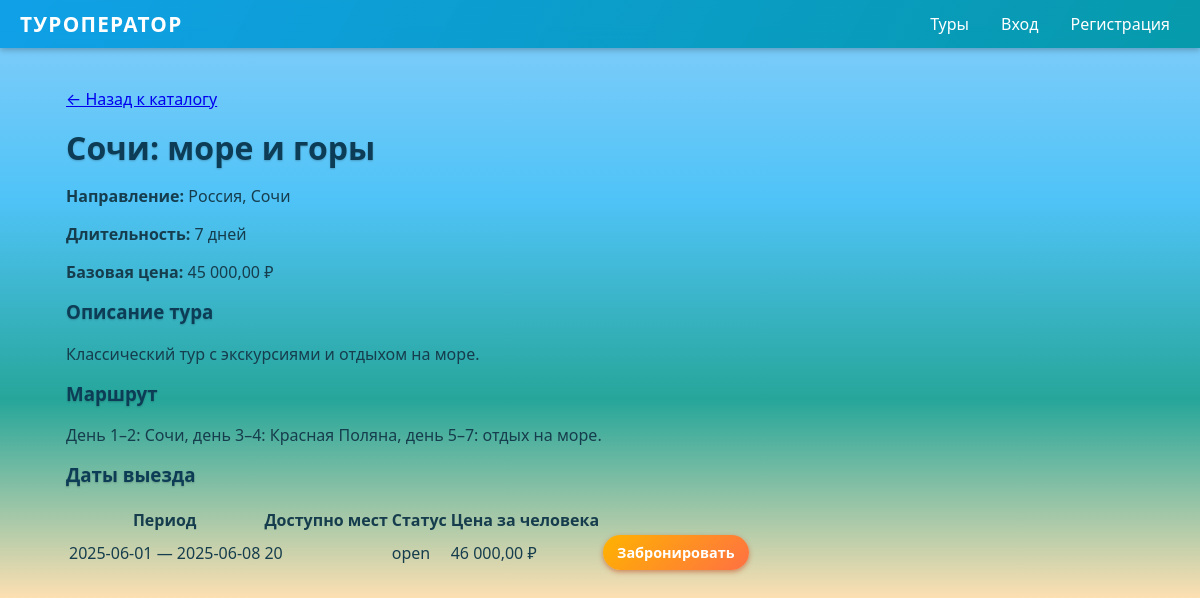
/tour.php?id=1, run on the app's committed database.
### tables this page shows
CREATE TABLE `tour_package` (
  `id` bigint(20) UNSIGNED NOT NULL,
  `destination_id` int(10) UNSIGNED NOT NULL,
  `title` varchar(200) NOT NULL,
  `description` text DEFAULT NULL,
  `route_description` text DEFAULT NULL,
  `duration_days` int(10) UNSIGNED NOT NULL,
  `base_price` decimal(12,2) NOT NULL,
  `is_active` tinyint(1) NOT NULL DEFAULT 1,
  `created_at` timestamp NOT NULL DEFAULT current_timestamp(),
  `updated_at` timestamp NULL DEFAULT NULL ON UPDATE current_timestamp()
);

CREATE TABLE `destination` (
  `id` int(10) UNSIGNED NOT NULL,
  `country` varchar(100) NOT NULL,
  `city` varchar(100) NOT NULL,
  `description` text DEFAULT NULL
);

CREATE TABLE `tour_date` (
  `id` bigint(20) UNSIGNED NOT NULL,
  `tour_id` bigint(20) UNSIGNED NOT NULL,
  `start_date` date NOT NULL,
  `end_date` date NOT NULL,
  `available_seats` int(10) UNSIGNED NOT NULL,
  `price_per_person` decimal(12,2) NOT NULL,
  `status` enum('open','closed','cancelled') NOT NULL DEFAULT 'open'
);

### auth.php (called while the page is built, shortened)
<?php
function current_user(): ?array {
    return $_SESSION['user'] ?? null;
}

### tour.php (the view, shortened to what this page needs)
<?php
require 'db.php';
require 'auth.php';
$tourId = isset($_GET['id']) ? (int)$_GET['id'] : 0;
$stmt = $mysqli->prepare("
    SELECT t.id, t.title, t.description, t.route_description,
           t.duration_days, t.base_price,
           d.country, d.city
    FROM tour_package t
    JOIN destination d ON d.id = t.destination_id
    WHERE t.id = ?
");
$stmt->bind_param('i', $tourId);
$stmt->execute();
$tour = $stmt->get_result()->fetch_assoc();
$stmt = $mysqli->prepare("
    SELECT id, start_date, end_date, available_seats, price_per_person, status
    FROM tour_date
    WHERE tour_id = ?
    ORDER BY start_date
");
$stmt->bind_param('i', $tourId);
$stmt->execute();
$dates = $stmt->get_result();
?>
<!doctype html>
<html lang="ru">
<head>
    <link rel="stylesheet" href="css/style.css">
</head>
<body>
<?php include 'header.php'; ?>
<main class="container" role="main">
    <p><a href="index.php">&larr; Назад к каталогу</a></p>
    <h1><?= htmlspecialchars($tour['title']) ?></h1>
    <p><strong>Направление:</strong> <?= htmlspecialchars($tour['country']) ?>, <?= htmlspecialchars($tour['city']) ?></p>
    <p><strong>Длительность:</strong> <?= (int)$tour['duration_days'] ?> дней</p>
    <p><strong>Базовая цена:</strong> <?= number_format($tour['base_price'], 2, ',', ' ') ?> ₽</p>
    <?php if (!empty($tour['description'])): ?>
        <h3>Описание тура</h3>
        <p><?= nl2br(htmlspecialchars($tour['description'])) ?></p>
    <?php endif; ?>
    <?php if (!empty($tour['route_description'])): ?>
        <h3>Маршрут</h3>
        <p><?= nl2br(htmlspecialchars($tour['route_description'])) ?></p>
    <?php endif; ?>
    <h3>Даты выезда</h3>
    <?php if ($dates->num_rows === 0): ?>
        <p>Для этого тура пока нет дат.</p>
    <?php else: ?>
        <table>
            <tr>
                <th>Период</th>
                <th>Доступно мест</th>
                <th>Статус</th>
                <th>Цена за человека</th>
                <th></th>
            </tr>
            <?php while ($d = $dates->fetch_assoc()): ?>
                <tr>
                    <td><?= htmlspecialchars($d['start_date']) ?> — <?= htmlspecialchars($d['end_date']) ?></td>
                    <td><?= (int)$d['available_seats'] ?></td>
                    <td><?= htmlspecialchars($d['status']) ?></td>
                    <td><?= number_format($d['price_per_person'], 2, ',', ' ') ?> ₽</td>
                    <td>
                        <?php if ($d['status'] === 'open'): ?>
                            <a class="btn" href="book.php?date_id=<?= (int)$d['id'] ?>">Забронировать</a>
                        <?php else: ?>
                            недоступно
                        <?php endif; ?>
                    </td>
                </tr>
            <?php endwhile; ?>
        </table>
    <?php endif; ?>
</main>
</body>
</html>

### header.php
<?php
require_once 'auth.php';
$user = current_user();
?>
<header class="site-header">
    <nav class="nav">
        <a href="index.php" class="logo">Туроператор</a>
        <ul class="nav-list">
            <li><a href="index.php">Туры</a></li>
            <?php if ($user): ?>
                <li><a href="my_orders.php">Мои заявки</a></li>
                <?php if (in_array($user['role_code'], ['manager','admin'], true)): ?>
                    <li><a href="manager_panel.php">Заявки клиентов</a></li>
                <?php endif; ?>
                <?php if ($user['role_code'] === 'admin'): ?>
                    <li><a href="admin_panel.php">Админ-панель</a></li>
                <?php endif; ?>
                <li class="nav-user">
                    <?= htmlspecialchars($user['full_name']) ?>
                    (<?= htmlspecialchars($user['role_code']) ?>)
                </li>
                <li><a href="logout.php" class="js-confirm">Выход</a></li>
            <?php else: ?>
                <li><a href="login.php">Вход</a></li>
                <li><a href="register.php">Регистрация</a></li>
            <?php endif; ?>
        </ul>
    </nav>
</header>

### css/style.css (style rules this page uses)
* { box-sizing: border-box; }
body { margin: 0; font-family: system-ui, -apple-system, BlinkMacSystemFont, "Segoe UI", Arial, sans-serif; color: #163d4d; background: linear-gradient(to bottom, #87CEFA 0%, #4fc3f7 25%, #26a69a 50%, #ffe0b2 75%, #ffcc80 100% ); background-attachment: fixed; }
.container { max-width: 1100px; margin: 0 auto; padding: 24px 16px 40px; }
h1, h2, h3 { color: #0d3d56; text-shadow: 0 1px 2px rgba(0,0,0,0.2); margin-top: 0; }
h1 { font-size: 2rem; margin-bottom: 0.5rem; }
.site-header { position: sticky; top: 0; z-index: 100; backdrop-filter: blur(8px); background: linear-gradient(120deg, rgba(3,155,229,0.9), rgba(0,151,167,0.95)); box-shadow: 0 2px 6px rgba(0,0,0,0.25); color: #fff; padding: 10px 20px; }
.nav { display: flex; align-items: center; justify-content: space-between; }
.logo { font-weight: 800; color: #fff; text-decoration: none; font-size: 1.3rem; letter-spacing: 0.06em; text-transform: uppercase; }
.nav-list { list-style: none; margin: 0; padding: 0; display: flex; gap: 12px; align-items: center; flex-wrap: wrap; }
.nav-list a { color: #fff; text-decoration: none; font-weight: 500; padding: 6px 10px; border-radius: 999px; transition: background 0.2s ease, transform 0.1s ease; }
.btn, button { display: inline-block; padding: 8px 14px; border-radius: 999px; border: none; cursor: pointer; text-decoration: none; font-size: 0.9rem; font-weight: 600; font-family: inherit; background: linear-gradient(135deg, #ffb300, #ff7043); color: #fff; box-shadow: 0 2px 5px rgba(191, 54, 12, 0.5); transition: transform 0.1s ease, box-shadow 0.1s ease, filter 0.1s ease; }

### data on the page
tour_package: title "Сочи: море и горы", destination.country "Россия", destination.city "Сочи", duration_days "7", base_price "45 000,00", description "Классический тур с экскурсиями и отдыхом на море.", route_description "День 1–2: Сочи, день 3–4: Красная Поляна, день 5–7: отдых на море."
tour_date: start_date "2025-06-01", end_date "2025-06-08", available_seats "20", status "open", price_per_person "46 000,00"
